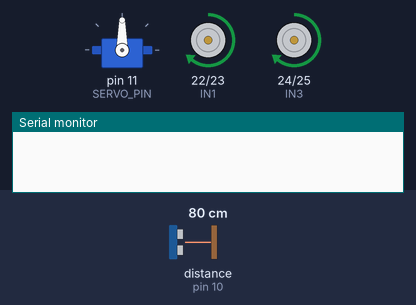
The sketch below on a simulated Arduino Mega 2560, built with avr-gcc and run on an emulated ATmega2560. On the bench: servo, motor-driver pin pairs drawn as motors (green arrow = first pin HIGH = forward, orange = second pin HIGH = backward, longer = more drive, scaled by the enable pin), the last lines printed to the serial monitor. Wiring (inferred from the names in the program): ultrasonic range finder: trigger pin 9; echo pin 10. The inputs (shaded band) are chosen by the test bench; at power-on: distance to the obstacle (sensor on pin 10) 80 cm. The echo pulse lasts 58.3 µs per cm.

Above: at 1.5 s.
1.6 s: distance to the obstacle (sensor on pin 10) set to 2 cm
At 1.8 s:
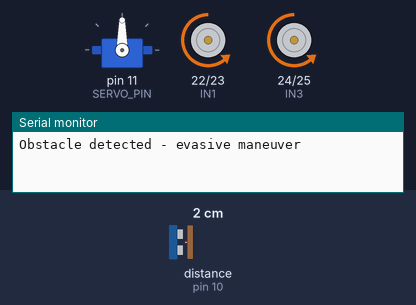
At 3.25 s:
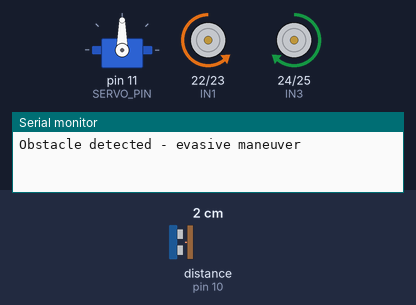
4.6 s: distance to the obstacle (sensor on pin 10) set to 9 cm
At 5.2 s:
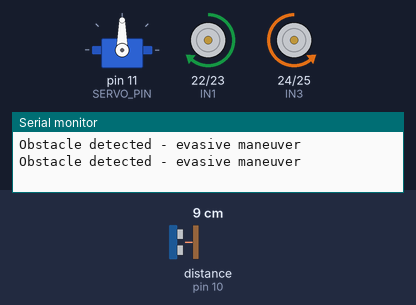
7.6 s: distance to the obstacle (sensor on pin 10) set to 4 cm
Timing chart, 0 to 16.6 s (numbered marks = the images above; inputs shaded):
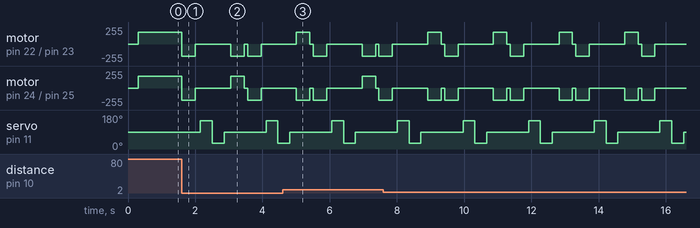

The sketch:

obstacle_avoider.ino
```cpp
/*
  Obstacle-Avoiding Robot Car
  ------------------------------
  Drives forward, and when it sees an obstacle, backs up, looks both ways
  with a servo-mounted ultrasonic sensor, then turns toward the clearer side.
  Board: Arduino Mega 2560.
*/

#include <Servo.h>

// Left motor
const uint8_t IN1 = 22, IN2 = 23, ENA = 5;
// Right motor
const uint8_t IN3 = 24, IN4 = 25, ENB = 6;

const uint8_t TRIG_PIN = 9;
const uint8_t ECHO_PIN = 10;
const uint8_t SERVO_PIN = 11;

const uint8_t DRIVE_SPEED = 180;   // 0-255 PWM
const float STOP_DISTANCE_CM = 20;

Servo panServo;

void setup() {
  pinMode(IN1, OUTPUT); pinMode(IN2, OUTPUT); pinMode(ENA, OUTPUT);
  pinMode(IN3, OUTPUT); pinMode(IN4, OUTPUT); pinMode(ENB, OUTPUT);
  pinMode(TRIG_PIN, OUTPUT);
  pinMode(ECHO_PIN, INPUT);

  panServo.attach(SERVO_PIN);
  panServo.write(90); // sensor facing forward
  delay(300);

  Serial.begin(9600);
}

void loop() {
  float distance = readDistanceCm();

  if (distance > 0 && distance < STOP_DISTANCE_CM) {
    stopMotors();
    Serial.println("Obstacle detected - evasive maneuver");

    driveBackward();
    delay(400);
    stopMotors();
    delay(150);

    float leftClearance = lookDirection(150);  // servo left
    float rightClearance = lookDirection(30);  // servo right
    panServo.write(90);
    delay(200);

    if (leftClearance > rightClearance) {
      turnLeft();
    } else {
      turnRight();
    }
    delay(400);
    stopMotors();
    delay(100);
  } else {
    driveForward();
  }
}

// Sweeps the sensor to a given servo angle, waits for it to settle, and returns the distance seen there.
float lookDirection(uint8_t angle) {
  panServo.write(angle);
  delay(350); // let the servo physically get there before measuring
  return readDistanceCm();
}

float readDistanceCm() {
  digitalWrite(TRIG_PIN, LOW);
  delayMicroseconds(2);
  digitalWrite(TRIG_PIN, HIGH);
  delayMicroseconds(10);
  digitalWrite(TRIG_PIN, LOW);

  unsigned long duration = pulseIn(ECHO_PIN, HIGH, 30000UL);
  if (duration == 0) return 400; // no echo = treat as "clear"
  return duration * 0.0343 / 2.0;
}

void driveForward() {
  digitalWrite(IN1, HIGH); digitalWrite(IN2, LOW);
  digitalWrite(IN3, HIGH); digitalWrite(IN4, LOW);
  analogWrite(ENA, DRIVE_SPEED);
  analogWrite(ENB, DRIVE_SPEED);
}

void driveBackward() {
  digitalWrite(IN1, LOW); digitalWrite(IN2, HIGH);
  digitalWrite(IN3, LOW); digitalWrite(IN4, HIGH);
  analogWrite(ENA, DRIVE_SPEED);
  analogWrite(ENB, DRIVE_SPEED);
}

// In-place turns: one wheel forward, one wheel reverse.
void turnLeft() {
  digitalWrite(IN1, LOW); digitalWrite(IN2, HIGH);
  digitalWrite(IN3, HIGH); digitalWrite(IN4, LOW);
  analogWrite(ENA, DRIVE_SPEED);
  analogWrite(ENB, DRIVE_SPEED);
}

void turnRight() {
  digitalWrite(IN1, HIGH); digitalWrite(IN2, LOW);
  digitalWrite(IN3, LOW); digitalWrite(IN4, HIGH);
  analogWrite(ENA, DRIVE_SPEED);
  analogWrite(ENB, DRIVE_SPEED);
}

void stopMotors() {
  digitalWrite(IN1, LOW); digitalWrite(IN2, LOW);
  digitalWrite(IN3, LOW); digitalWrite(IN4, LOW);
  analogWrite(ENA, 0);
  analogWrite(ENB, 0);
}
```
